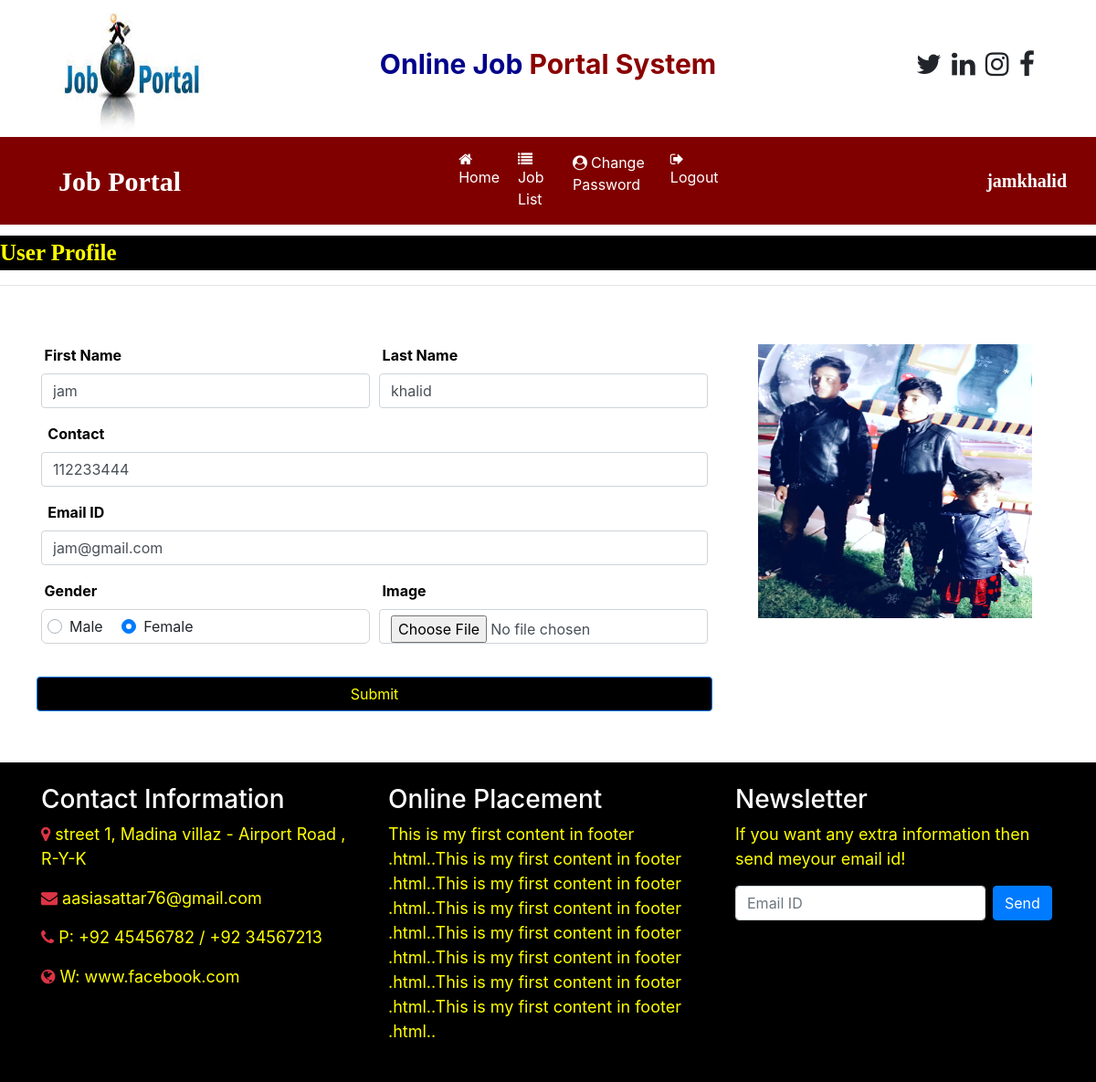
The app's page /user_home (signed in) with its own data.
### job/models.py (models this page shows, shortened)
class StudentUser(models.Model):
    user = models.ForeignKey(User, on_delete=models.CASCADE)
    mobile = models.CharField(max_length=30,null=True)
    image = models.FileField(null=True)
    gender = models.CharField(max_length=30,null=True)
    type = models.CharField(max_length=15,null=True)

### job/views.py (the view, shortened to what this page needs)
# urls.py: path('user_home', user_home, name="user_home"),
def user_home(request):
    if not request.user.is_authenticated:
        return redirect('user_login')
    user = request.user
    student = StudentUser.objects.get(user=user)
    error = ""
    d = {'student':student,'error':error}
    return render(request, 'user_home.html',d)

### job/templates/user_home.html (shortened to what this page needs)
{% load static %}
{% block content %}
{% include 'user_navigation.html'  %}
<marquee style="font-family: 'Monotype Corsiva' ; font-size : 25px ; color : yellow ; background-color : black ; font-weight : bold ; margin-top: 1%">
    User Profile
 </marquee>
 <hr>
 <div class="container" >
     <div class="row">
         <div class="col-sm-8">
 <form class="mt-5" method="post" enctype="multipart/form-data">
    <div class="form-row">
        <div class="form-group col-md-6">
            <label style="margin-left: 1% ; color: black ; font-weight: bold">First Name</label>
            <input type="text" class="form-control" name="fname" value="{{student.user.first_name}}" required>
        </div>
        <div class="form-group col-md-6">
             <label style="margin-left: 1% ; color: black ; font-weight: bold">Last Name</label>
             <input type="text" class="form-control" name="lname" value="{{student.user.last_name}}" required>
         </div>
     </div>
         <div class="form-row">
             <div class="form-group col-md-12">
                 <label style="margin-left: 1% ; color: black ; font-weight: bold">Contact</label>
                 <input type="text" class="form-control" name="contact" value="{{student.mobile}}" required>
             </div>
         </div>
         <div class="form-row">
             <div class="form-group col-md-12">
                 <label style="margin-left: 1% ; color: black ; font-weight: bold">Email ID</label>
                 <input type="email" class="form-control" name="email" value="{{student.user.username}}" required>
             </div>
         </div>
          <div class="form-row">
             <div class="form-group col-md-6">
                 <label style="margin-left: 1% ; color: black ; font-weight: bold">Gender</label>
                      <div style="border : 1px solid lightgrey ; padding : 6px ; border-radius : 6px">
                      <div class="custom-control custom-radio custom-control-inline">
                            <label class="custom-control-label" for="customRadioInline1">Male</label>
                       </div>
                      <div class="custom-control custom-radio custom-control-inline">
                             <label class="custom-control-label" for="customRadioInline2">Female</label>
                        </div>
                        </div>
            </div>
            <div class="form-group col-md-6">
                  <label style="margin-left: 1% ; color: black ; font-weight: bold">Image</label>
                  <input type="file" class="form-control" name="img" accept="image/*" >
              </div>
              <input type="submit" value="Submit" class="btn btn-primary" style="color: yellow; width: 100% ; background-color: black; text-align: center ; margin-top: 20px">
          </div>
 </form></br>
    </div>
    <div class="col-sm-4 mt-5 text-center ">
        <img src="{{student.image.url}}" width="300px" height="300px">
    </div>
   </div>
</div>
 {% include 'footer.html' %}
{% endblock %}

### job/templates/user_navigation.html (shortened to what this page needs)
<html>
    <head>
        {% load static %}
        <link rel="stylesheet" href="https://maxcdn.bootstrapcdn.com/bootstrap/4.5.2/css/bootstrap.min.css">
        <link rel="stylesheet" href="https://cdnjs.cloudflare.com/ajax/libs/font-awesome/4.7.0/css/font-awesome.min.css">
    </head>
<body>
    <div class="container">
        <div class="row">
            <div class="col-sm-3">
                <img src="{% static 'images/img1.jpg' %}" width="180px" height="150px">
            </div>
            <div class="col-sm-6 mt-5 text-center">
                <span style = "font-weight: bold ; font-size: 30px">
                    <span style = "color: darkblue"> Online Job </span>
                    <span style = "color: darkred"> Portal System </span>
                </span>
            </div>
            <div class="col-sm-3 mt-5" style = "padding-left: 10%">
                <span style = "font-weight: bold ; font-size: 30px">
                    <span><i class="fa fa-twitter pl-1"></i></span>
                    <span><i class="fa fa-linkedin pl-1"></i></span>
                    <span><i class="fa fa-instagram pl-1"></i></span>
                    <span><i class="fa fa-facebook pl-1"></i></span>
                </span>
            </div>
         </div>
    </div>
<nav class="navbar navbar-expand-sm" style="background-color:maroon">
    <a class="navbar-brand text-white pl-5 font-weight-bold" style="font-family: 'Monotype Corsiva'; font-size: 30px ">Job Portal</a>
<ul class="navbar-nav">
    <li class="nav-item">
        <a class="nav-link" href="{% url 'user_home' %}" style="margin-left: 280px"><i class="fa fa-home mr-1"></i>Home</a>
    </li>
    <li class="nav-item">
        <a class="nav-link" href="{% url 'user_latestjobs' %}"><i class="fa fa-list mr-1"></i>Job List</a>
    </li>
    <li class="nav-item">
        <a class="nav-link" href="{% url 'change_password_user' %}"><i class="fa fa-user-circle mr-1"></i>Change Password</a>
    </li>
    <li class="nav-item">
        <a class="nav-link" href="{% url 'Logout' %}"><i class="fa fa-sign-out mr-1"></i>Logout</a>
    </li>
</ul>
<a class="navbar-brand text-white pl-5 font-weight-bold" style="font-family: 'Monotype Corsiva'; font-size: 20px; margin-left: 20% ">{{request.user.first_name}}{{request.user.last_name}}</a>
</nav>
</body>
</html>

### job/templates/user_navigation.html (style rules this page uses)
.nav-link { color: white !important; margin-right: 4px; }

### records on screen
StudentUser: fname "jam", lname "khalid", contact "112233444", email "jam@gmail.com", image (picture)

### other values on screen
{{ request.user.first_name }} "jam"
{{ request.user.last_name }} "khalid"
